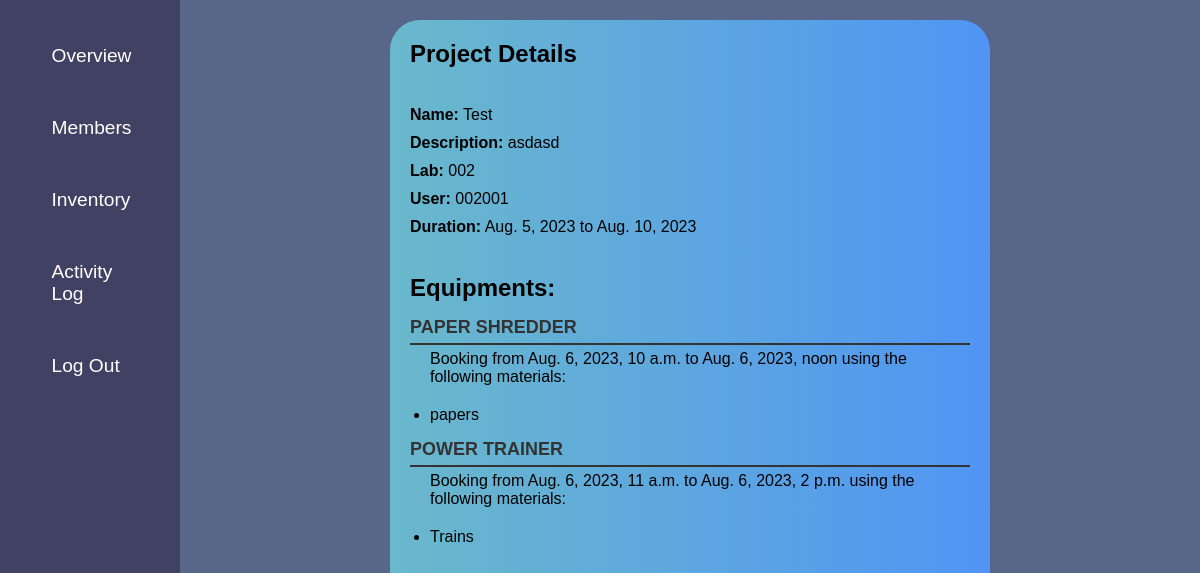
/a_confirmed_project_detail/31/ (signed in), run on an earlier commit of the app's database.
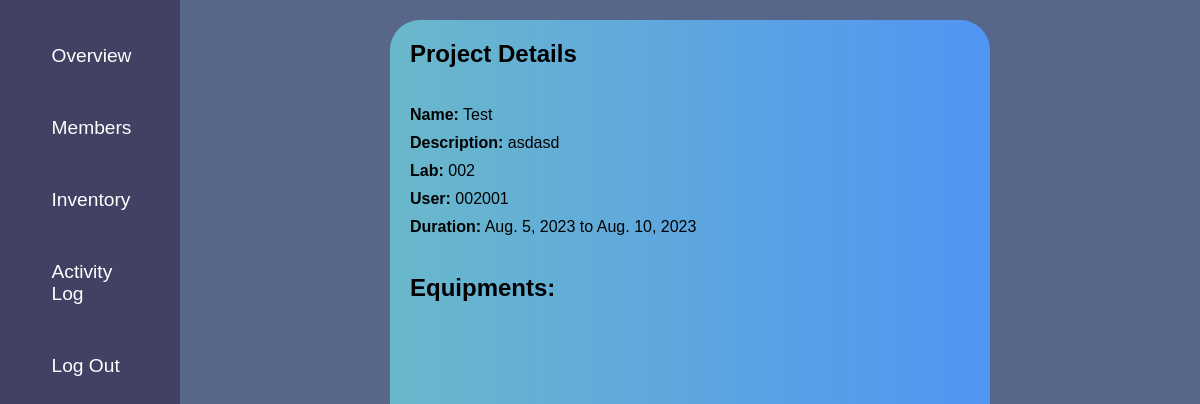
And on a later commit of the database.
### equ/models.py (models this page shows, shortened)
class Confirmed_Booking(models.Model):
    equipment = models.ForeignKey(Equipment, on_delete=models.CASCADE)
    start_time = models.DateTimeField(default=timezone.now)
    end_time = models.DateTimeField(default=timezone.now)
    materials = models.ManyToManyField(Material)
    project = models.ForeignKey(Confirmed_Project, on_delete=models.CASCADE, null=True, blank=True,default=None)

class Equipment(models.Model):
    CONDITION_CHOICES = [
        ('Excellent', 'Excellent'),
        ('Good', 'Good'),
        ('Poor', 'Poor'),
        ('Bad', 'Bad'),
    ]
    name = models.CharField(max_length=100)
    lab = models.ForeignKey('Lab', on_delete=models.CASCADE, related_name='equipments')
    condition = models.CharField(max_length=20, choices=CONDITION_CHOICES, default='Good')
    def __str__(self):
        return self.name

class Material(models.Model):
    equipment = models.ForeignKey(Equipment, on_delete=models.CASCADE,null=True,blank=True,default=None)
    stock = models.IntegerField(null=True,blank=True)
    name = models.CharField(max_length=100)

### equ/views.py (the view)
# urls.py: path('a_confirmed_project_detail/<int:pk>/', views.a_confirmed_project_detail, name='a_confirmed_project_detail'),
@login_required
@admin_required
def a_confirmed_project_detail(request, pk):
    project = get_object_or_404(Confirmed_Project, pk=pk)
    bookings = Confirmed_Booking.objects.filter(project=project)
    context = {
        'project': project,
        'bookings': bookings
    }
    return render(request, 'equ/a_confirmed_project_detail.html', context)

### equ/models.py (called while the page is built)
    def __str__(self):
        return self.name

### equ/views.py (called while the page is built)
def admin_required(function):
    decorator = user_passes_test(lambda user: user.groups.filter(name='admin').exists())
    return decorator(function)

### equ/templates/equ/a_confirmed_project_detail.html
{% extends "equ/a_base.html" %}
{% block content %}
  <div class="project-details">
    <h1>Project Details</h1>
    <br>
    <div class="project-info">
      <p><strong>Name:</strong> {{ project.name }}</p>
      <p><strong>Description:</strong> {{ project.description }}</p>
      <p><strong>Lab:</strong> {{ project.lab }}</p>
      <p><strong>User:</strong> {{ project.user }}</p>
      <p><strong>Duration:</strong> {{ project.start_date }} to {{ project.end_date }}</p>
    </div>
    <br>
    <h2>Equipments:</h2>
    <div class="equipment-list">
      {% for booking in bookings %}
      <div class="booking">
        <p class="equipment-name">{{ booking.equipment }}</p>
        <p class="booking-details">
          Booking from {{ booking.start_time }} to {{ booking.end_time }} using the following materials:
        </p>
        <ul class="material-list">
          {% for material in booking.materials.all %}
          <li>{{ material.name }}</li>
          {% endfor %}
        </ul>
      </div>
      {% endfor %}
    </div>
  </div>
{% endblock content %}

What changed in the data, as far as the page shows it:
removed Confirmed_Booking: equipment "PAPER SHREDDER", start_time "Aug. 6, 2023, 10 a.m.", end_time "Aug. 6, 2023, noon"
removed Material: name "papers", shown under "PAPER SHREDDER"
removed Confirmed_Booking: equipment "POWER TRAINER", start_time "Aug. 6, 2023, 11 a.m.", end_time "Aug. 6, 2023, 2 p.m."
removed Material: name "Trains", shown under "POWER TRAINER"
